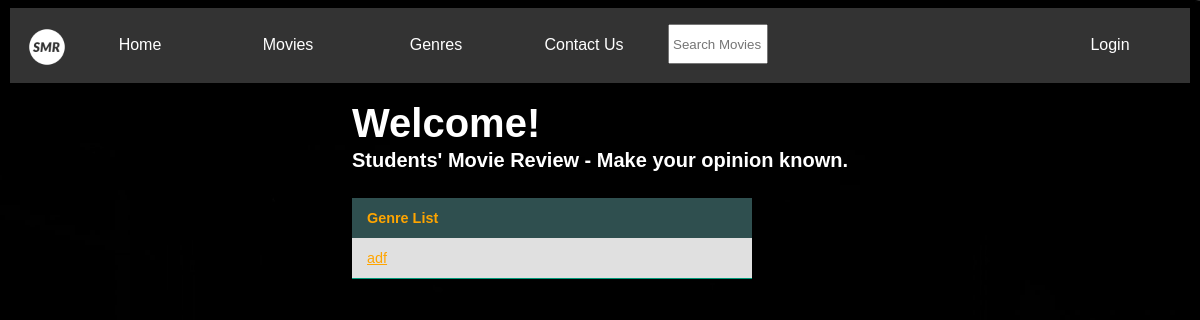
/genre_list, run on an earlier commit of the app's database.
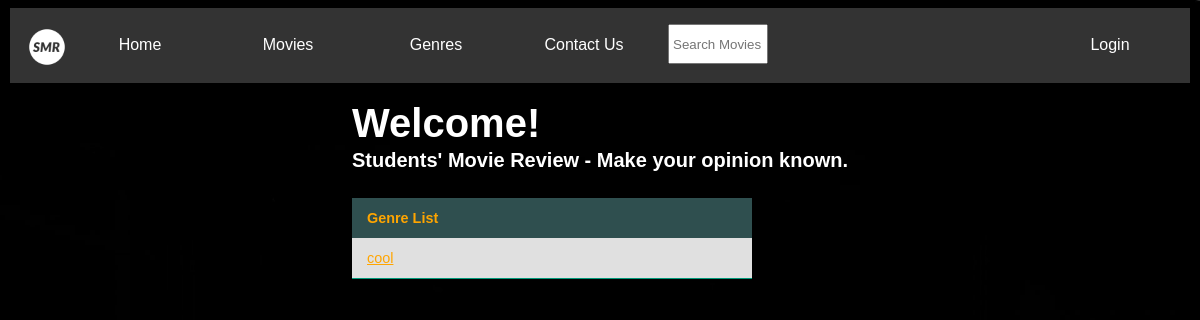
And on a later commit of the database.
### movie/models.py (models this page shows, shortened)
class Genre(models.Model):
    name = models.CharField(max_length=200, help_text='Enter a movie genre.')

### movie/views.py (the view)
# urls.py: path('genre_list', views.genre_list, name='genre_list'),
def genre_list(request):
    genres = Genre.objects.filter()
    return render(request, 'website/genre_list.html',
                  {'genres': genres})

### movie/templates/website/genre_list.html
{% extends 'website/base.html' %}
{% block content %}
    <div class="list-container">
        <div class="list-wrapper">
            <div class="panel-heading">Welcome!
            <div class="panel-body">
                Students' Movie Review - Make your opinion known.
            </div>
        </div>
  {% if genres %}
  <div>
        <table class="styled-table">
            <tbody>
            <thead>
            <tr>
                <th>Genre List</th>
            </tr>
            </thead>
            {% for genre in genres %}
                <tr>
                    <td><a href="{% url 'movie-review:genre_detail' pk=genre.pk %}">{{ genre.name }}</a></td>
                </tr>
            {% endfor %}
        </table>
    </div>
    </div>
      </div>
  {% endif %}
{% endblock %}

What changed in the data, as far as the page shows it:
changed Genre: name "adf" → "cool"
